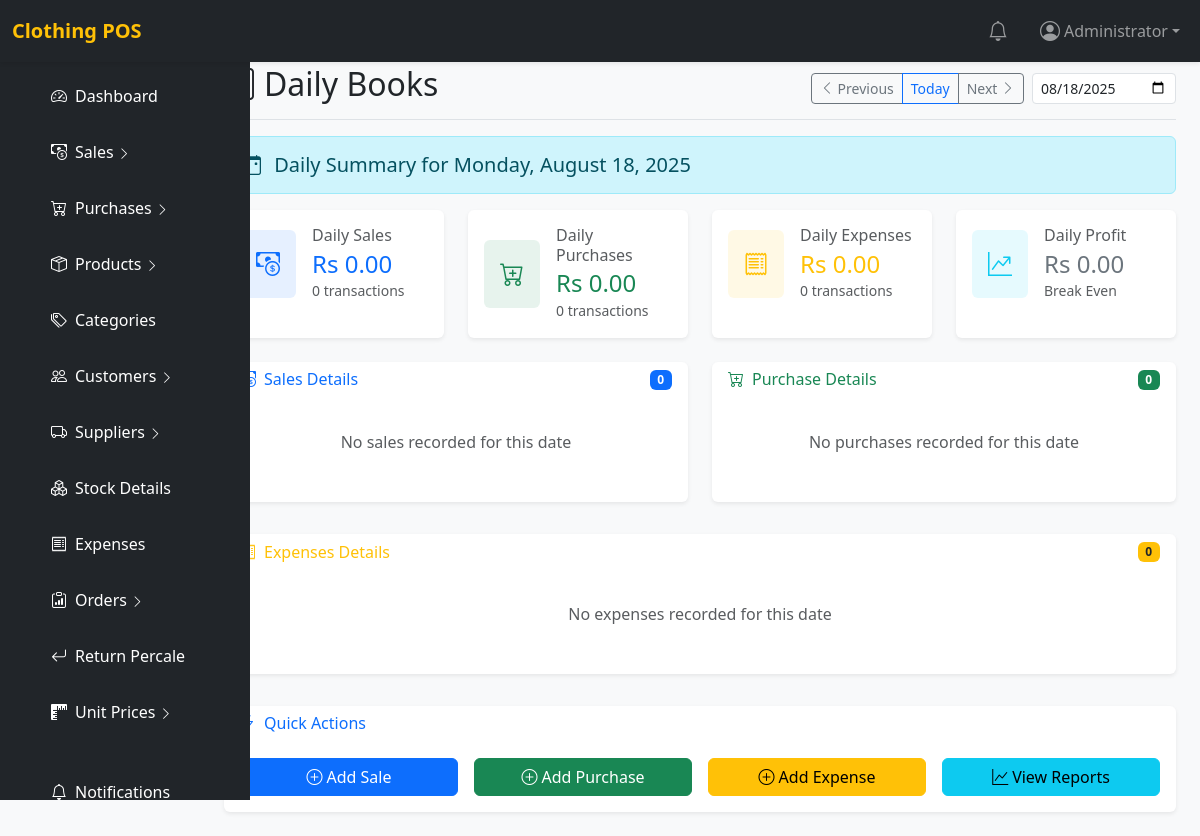
Before: /daily_books.php (signed in) with the older database file.
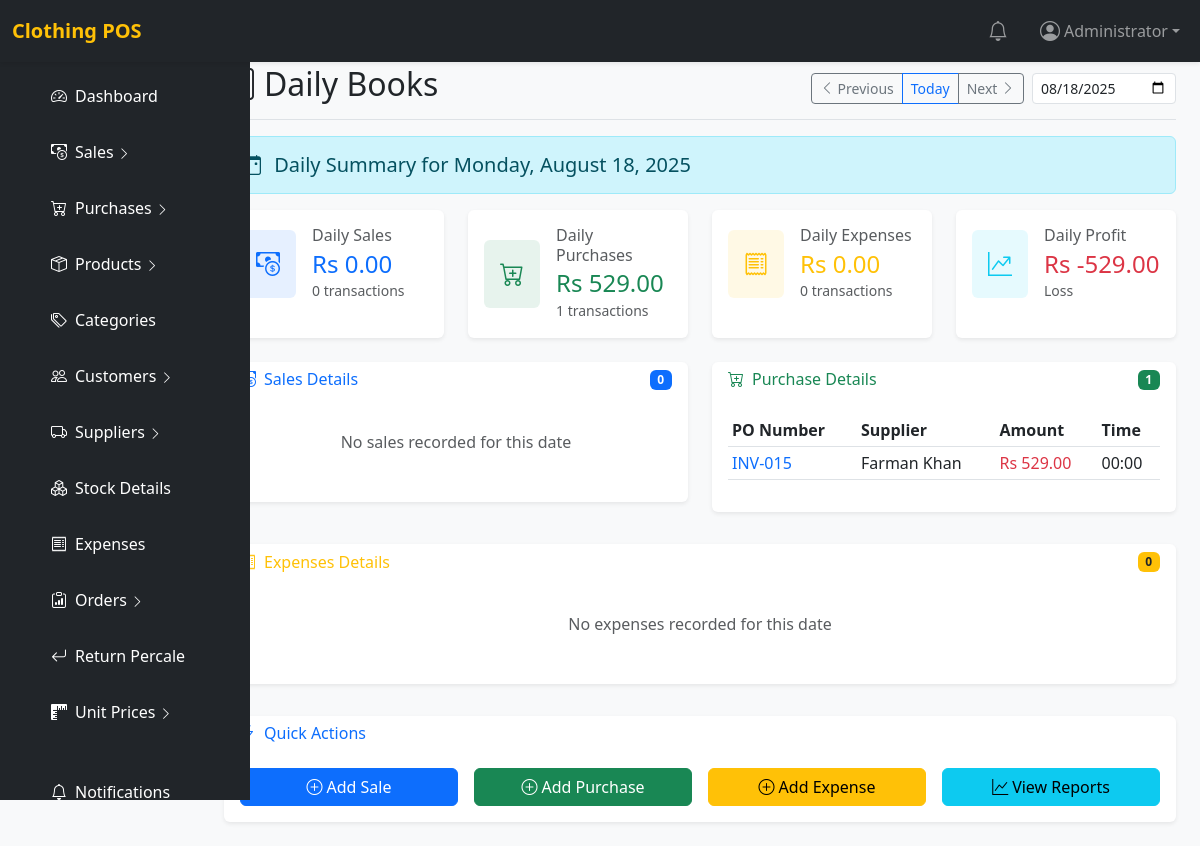
After: the same page with the newer database file.
### tables this page shows
CREATE TABLE `purchase` (
  `id` int(11) NOT NULL,
  `supplier_id` int(11) NOT NULL,
  `after_discount_purchase` decimal(15,2) NOT NULL,
  `purchase_date` date NOT NULL,
  `purchase_no` varchar(50) DEFAULT NULL,
  `subtotal` decimal(15,2) NOT NULL DEFAULT 0.00,
  `discount` decimal(15,2) NOT NULL DEFAULT 0.00,
  `total_amount` decimal(15,2) NOT NULL DEFAULT 0.00,
  `paid_amount` decimal(15,2) NOT NULL DEFAULT 0.00,
  `due_amount` decimal(15,2) NOT NULL DEFAULT 0.00,
  `payment_method_id` int(11) DEFAULT NULL,
  `notes` text DEFAULT NULL,
  `status` enum('pending','completed','cancelled') NOT NULL DEFAULT 'completed',
  `created_by` int(11) DEFAULT NULL,
  `created_at` timestamp NOT NULL DEFAULT current_timestamp()
);

CREATE TABLE `supplier` (
  `id` int(11) NOT NULL,
  `supplier_name` varchar(255) NOT NULL,
  `supplier_contact` text NOT NULL,
  `supplier_open_balance` decimal(15,2) NOT NULL DEFAULT 0.00,
  `supplier_address` varchar(255) NOT NULL,
  `supplier_email` varchar(100) DEFAULT NULL,
  `status` tinyint(1) NOT NULL DEFAULT 1,
  `created_at` timestamp NOT NULL DEFAULT current_timestamp(),
  `opening_balance` decimal(10,2) DEFAULT 0.00
);

### daily_books.php (the view, shortened to what the changed rows need)
<?php
require_once 'includes/auth.php';
$selected_date = isset($_GET['date']) ? $_GET['date'] : date('Y-m-d');
$daily_sales = 0;
$stmt = $pdo->prepare("
    SELECT COUNT(*) as count, SUM(total_amount) as total
    FROM sale
    WHERE DATE(sale_date) = ? AND status = 'completed'
");
$stmt->execute([$selected_date]);
$sales_data = $stmt->fetch();
if ($sales_data) {
    $daily_sales = $sales_data['total'] ?: 0;
}
$daily_purchases = 0;
$purchases_count = 0;
$stmt = $pdo->prepare("
    SELECT COUNT(*) as count, SUM(total_amount) as total
    FROM purchase
    WHERE DATE(purchase_date) = ? AND status = 'completed'
");
$stmt->execute([$selected_date]);
$purchases_data = $stmt->fetch();
if ($purchases_data) {
    $purchases_count = $purchases_data['count'];
    $daily_purchases = $purchases_data['total'] ?: 0;
}
$daily_expenses = 0;
$stmt = $pdo->prepare("
    SELECT COUNT(*) as count, SUM(amount) as total
    FROM expenses
    WHERE DATE(exp_date) = ?
");
$stmt->execute([$selected_date]);
$expenses_data = $stmt->fetch();
if ($expenses_data) {
    $daily_expenses = $expenses_data['total'] ?: 0;
}
$daily_profit = $daily_sales - $daily_purchases - $daily_expenses;
$stmt = $pdo->prepare("
    SELECT p.*, s.supplier_name
    FROM purchase p
    LEFT JOIN supplier s ON p.supplier_id = s.id
    WHERE DATE(p.purchase_date) = ? AND p.status = 'completed'
    ORDER BY p.purchase_date DESC
");
$stmt->execute([$selected_date]);
$purchases_list = $stmt->fetchAll();
?>
<!DOCTYPE html>
<html lang="en">
<head>
    <link href="https://cdn.jsdelivr.net/npm/bootstrap@5.3.0/dist/css/bootstrap.min.css" rel="stylesheet">
    <link href="https://cdn.jsdelivr.net/npm/bootstrap-icons@1.10.0/font/bootstrap-icons.css" rel="stylesheet">
</head>
<body>
    <?php include 'includes/header.php'; ?>
    <div class="container-fluid">
        <div class="row">
            <main class="col-md-9 ms-sm-auto col-lg-10 px-md-4 py-4" style="margin-top: 25px;">
                <div class="d-flex justify-content-between flex-wrap flex-md-nowrap align-items-center pt-3 pb-2 mb-3 border-bottom">
                    <h1 class="h2">
                        <i class="bi bi-journal-text me-2"></i>Daily Books
                    </h1>
                </div>
                <div class="row g-4 mb-4">
                    <div class="col-xl-3 col-md-6">
                        <div class="card border-0 shadow-sm h-100">
                            <div class="card-body">
                                <div class="d-flex align-items-center">
                                    <div class="flex-grow-1 ms-3">
                                        <h6 class="card-title text-muted mb-1">Daily Purchases</h6>
                                        <h4 class="mb-0 text-success">Rs <?= number_format($daily_purchases, 2) ?></h4>
                                        <small class="text-muted"><?= $purchases_count ?> transactions</small>
                                    </div>
                                </div>
                            </div>
                        </div>
                    </div>
                    <div class="col-xl-3 col-md-6">
                        <div class="card border-0 shadow-sm h-100">
                            <div class="card-body">
                                <div class="d-flex align-items-center">
                                    <div class="flex-grow-1 ms-3">
                                        <h6 class="card-title text-muted mb-1">Daily Profit</h6>
                                        <h4 class="mb-0 <?= $daily_profit > 0 ? 'profit-positive' : ($daily_profit < 0 ? 'profit-negative' : 'profit-neutral') ?>">
                                            Rs <?= number_format($daily_profit, 2) ?>
                                        </h4>
                                        <small class="text-muted">
                                            <?= $daily_profit > 0 ? 'Profit' : ($daily_profit < 0 ? 'Loss' : 'Break Even') ?>
                                        </small>
                                    </div>
                                </div>
                            </div>
                        </div>
                    </div>
                </div>
                <div class="row g-4">
                    <div class="col-lg-6">
                        <div class="card border-0 shadow-sm">
                            <div class="card-header bg-transparent border-0 d-flex flex-row align-items-center justify-content-between">
                                <h6 class="m-0 font-weight-bold text-success">
                                    <i class="bi bi-cart-plus me-2"></i>Purchase Details
                                </h6>
                                <span class="badge bg-success"><?= $purchases_count ?></span>
                            </div>
                            <div class="card-body">
                                <?php if (empty($purchases_list)): ?>
                                    <p class="text-muted text-center py-3">No purchases recorded for this date</p>
                                <?php else: ?>
                                    <div class="table-responsive">
                                        <table class="table table-sm">
                                            <thead>
                                                <tr>
                                                    <th>PO Number</th>
                                                    <th>Supplier</th>
                                                    <th>Amount</th>
                                                    <th>Time</th>
                                                </tr>
                                            </thead>
                                            <tbody>
                                                <?php foreach ($purchases_list as $purchase): ?>
                                                <tr>
                                                    <td>
                                                        <a href="purchase_details.php?id=<?= $purchase['id'] ?>" class="text-decoration-none">
                                                            <?= $purchase['purchase_no'] ?>
                                                        </a>
                                                    </td>
                                                    <td><?= $purchase['supplier_name'] ?></td>
                                                    <td class="text-danger">Rs <?= number_format($purchase['total_amount'], 2) ?></td>
                                                    <td><?= date('H:i', strtotime($purchase['purchase_date'])) ?></td>
                                                </tr>
                                                <?php endforeach; ?>
                                            </tbody>
                                        </table>
                                    </div>
                                <?php endif; ?>
                            </div>
                        </div>
                    </div>
                </div>
            </main>
        </div>
    </div>
</body>
</html>

Changed rows visible on the page:
added purchase: purchase_no "INV-015", supplier.supplier_name "Farman Khan", total_amount "529.00", purchase_date "00:00"
Other visible differences:
$daily_purchases: "0.00" → "529.00"
$purchases_count: "0" → "1"
$daily_profit: "0.00" → "-529.00"
text no longer shown: "Break Even No purchases recorded for this date"
text now shown: "Loss PO Number Supplier Amount Time"
